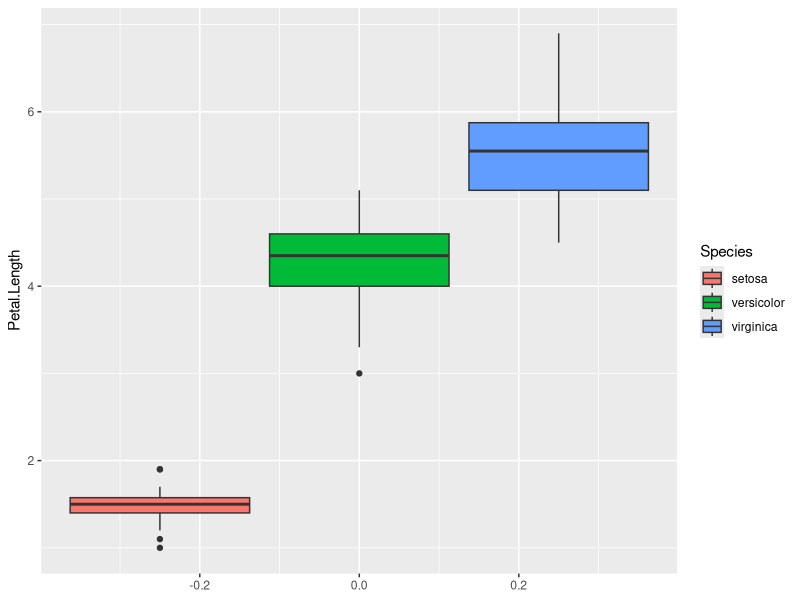
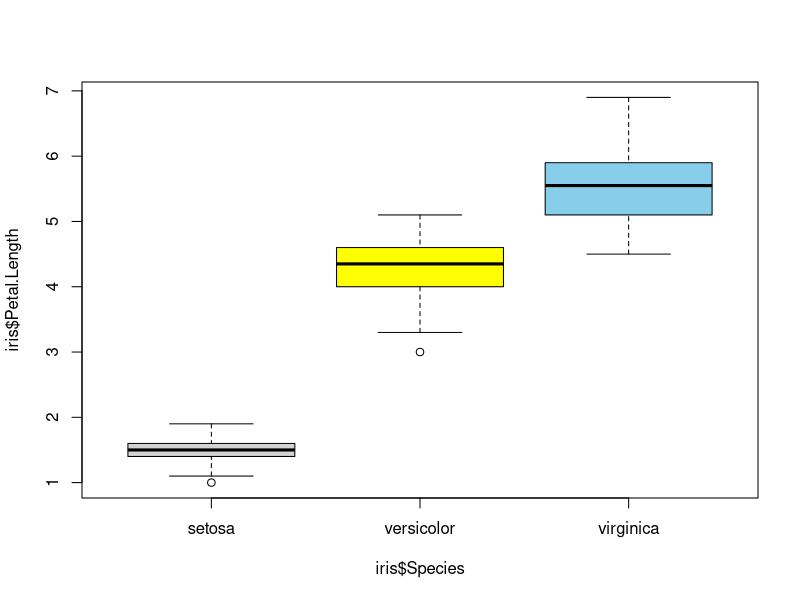

These figures' R source, in order:
library(ggplot2)

ggplot(data=iris, aes(y=Petal.Length, fill=Species)) + 
  geom_boxplot() 


str(iris)
boxplot(iris$Petal.Length ~ iris$Species, iris, 
        col = c("lightgray", "yellow", "skyblue"))

        